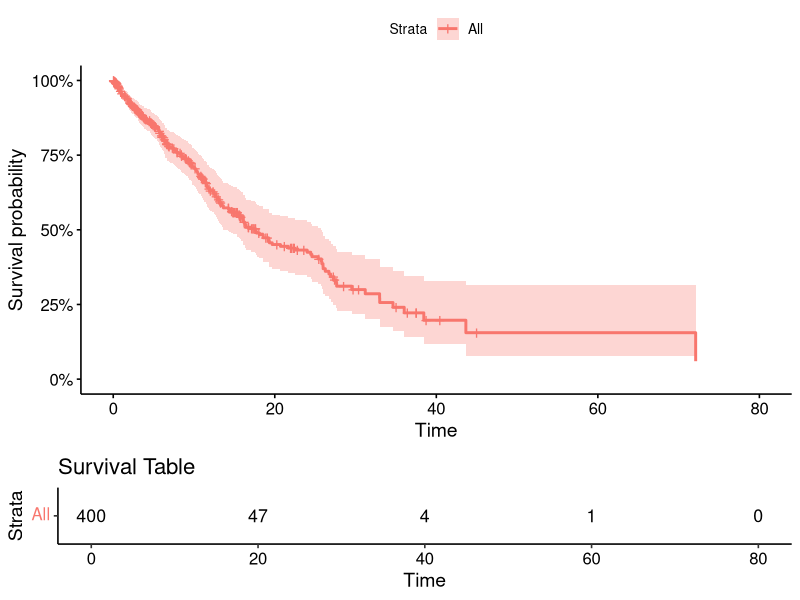
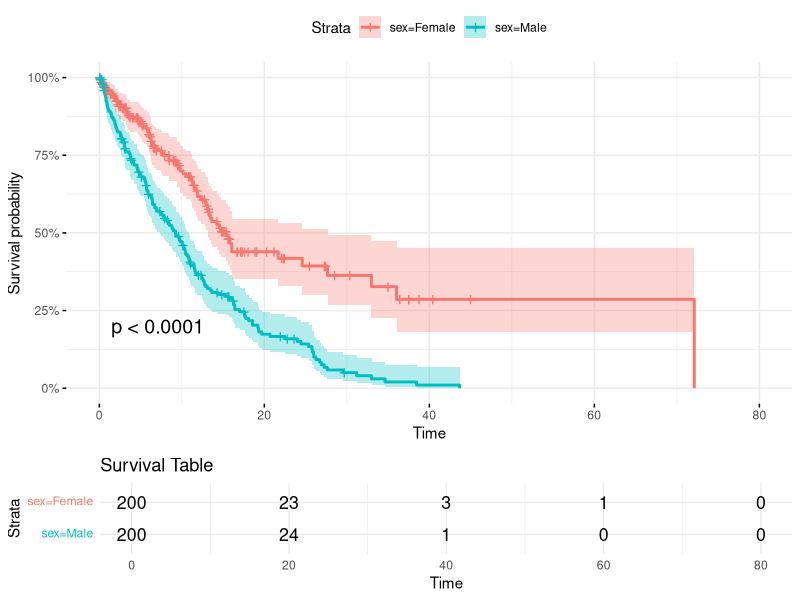
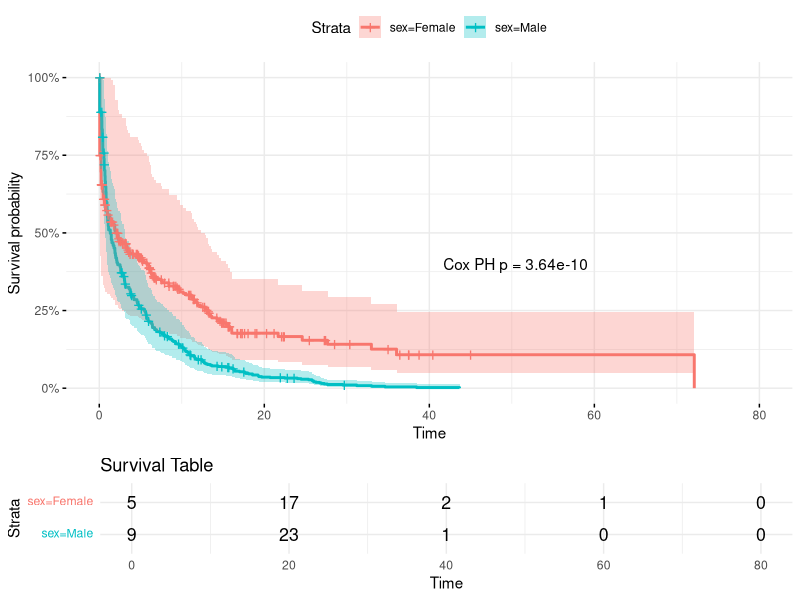
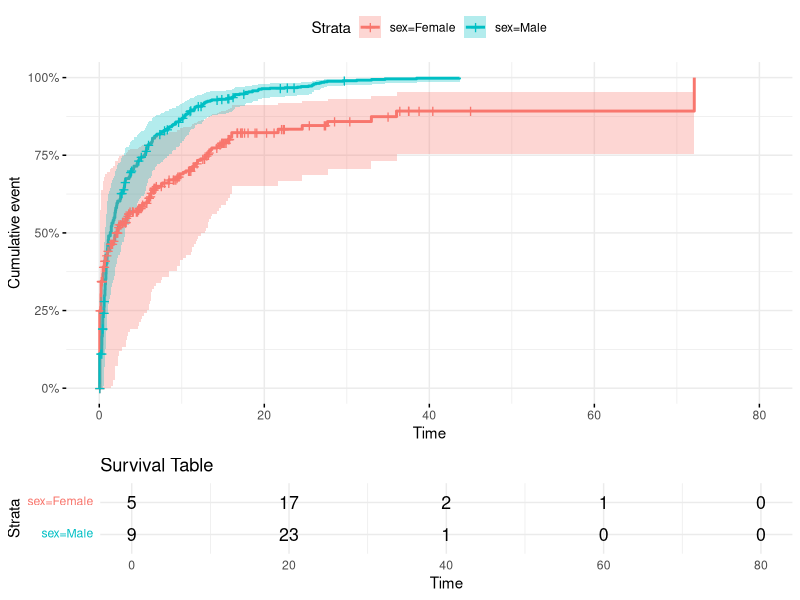
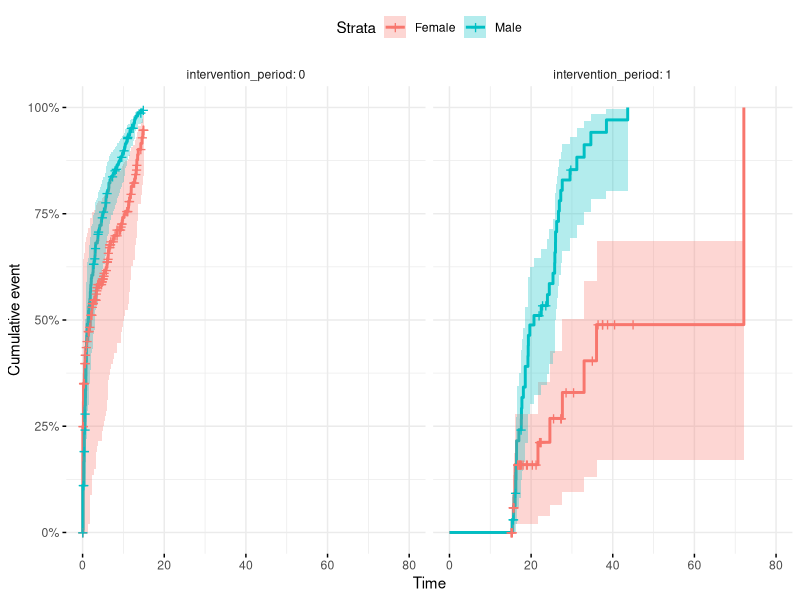
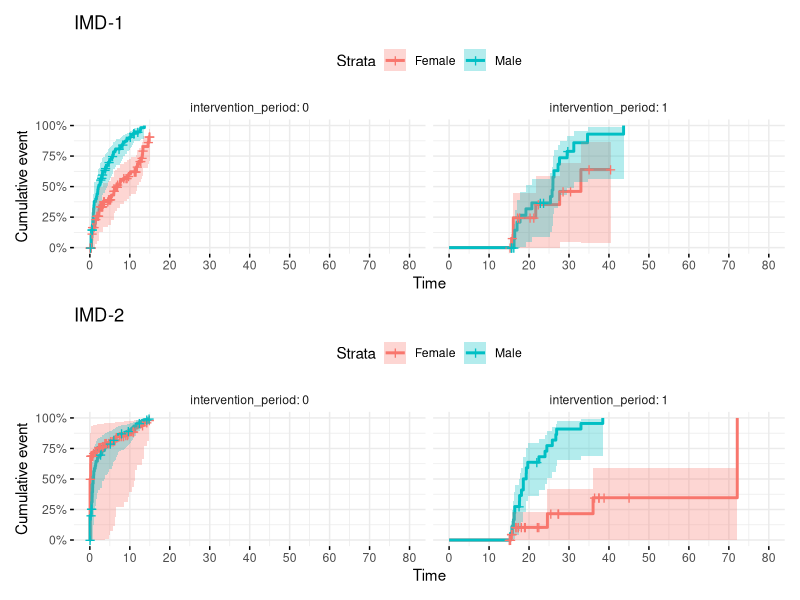
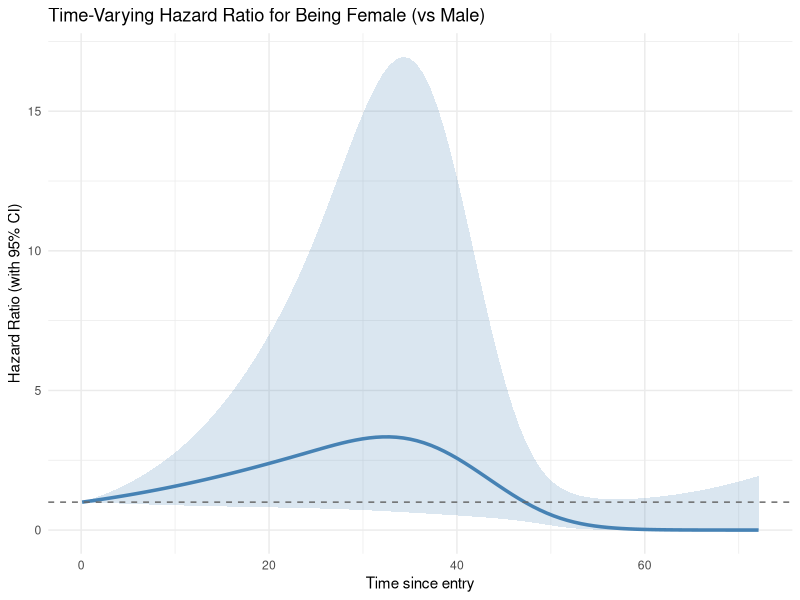
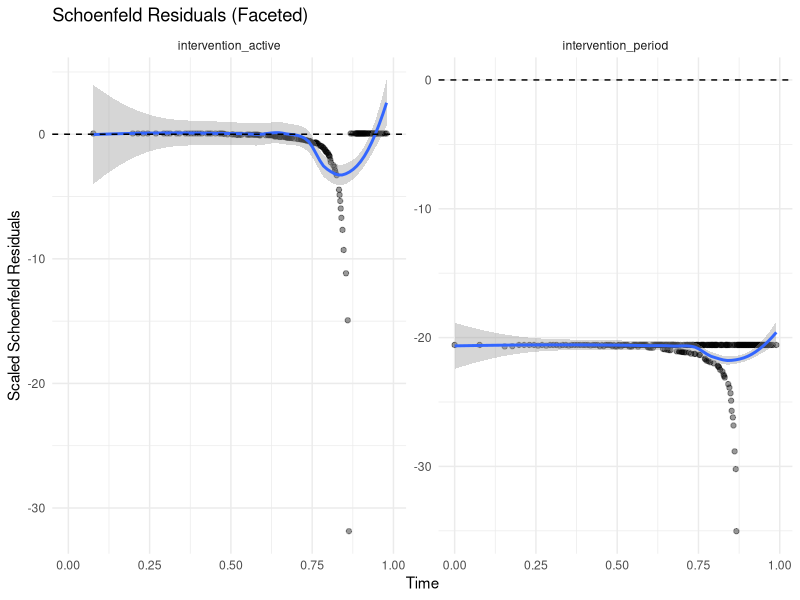

The R script that drew these images, in order:
## ---- chunk 1
library (survival)
library(survminer)
library(tidyverse)
library(knitr)
library(patchwork)
library(splines)

## ---- chunk 2
set.seed(2349871)
## ---- chunk 3

# Number of observations
n <- 400  

# Create dummy dataset
set.seed(123)
dummy_data <- tibble(
  id = 1:400,
  time_to_event = rexp(n, rate = 0.1),
  sex = sample(c("Male", "Female"), size = n, replace = TRUE),
  age = rnorm(n, mean = 50, sd = 10),
  status = ifelse(sex == "Male", 
                  rbinom(n, size = 1, prob = 0.8),
                  rbinom(n, size = 1, prob = 0.4))
) %>%
  # Introduce start times for delayed entry (uniformly sampled)
  rowwise() %>%
  mutate(start_time = runif(1, min = 0, max = time_to_event * 0.8)) %>%
  ungroup() %>%
  # Ensure start_time is always less than time_to_event
  mutate(start_time = pmin(start_time, time_to_event - 0.01))

# Display first 50 rows
kable(dummy_data[1:20,])
## ---- chunk 4
# Fit a Cox Proportional Hazards model
cox_model <- coxph(Surv(time_to_event, status) ~ age + sex, data = dummy_data)

# Summary of the Cox PH model
summary(cox_model)

## ---- chunk 5
ggsurvplot(survfit(cox_model), 
           data = dummy_data, 
           pval = TRUE,
           risk.table = TRUE, 
           risk.table.title = "Survival Table",
           surv.scale = "percent", # You can change this to other scales like "probability"
           )
## ---- chunk 6
# Plot separate survival curves for each sex without covariates
ggsurvplot(survfit(Surv(time_to_event, status) ~ sex, data = dummy_data), 
           data = dummy_data, pval = TRUE, 
           risk.table = TRUE, risk.table.title = "Survival Table",
           surv.scale = "percent", # You can change this to other scales like "probability"
           conf.int = TRUE, # Show confidence intervals
           ggtheme = theme_minimal())

## ---- chunk 7
# Fit Cox model to get p-value
cox_model <- coxph(Surv(start_time, time_to_event, status) ~ sex, data = dummy_data)


# Extract the p-value from the model
pval_text <- paste0("Cox PH p = ", signif(summary(cox_model)$coefficients[5], 3))

# Save ggsurvplot output to an object
plot_obj <- ggsurvplot(
  survfit(Surv(start_time, time_to_event, status) ~ sex, data = dummy_data), 
  data = dummy_data,
  risk.table = TRUE,
  risk.table.title = "Survival Table",
  surv.scale = "percent",
  conf.int = TRUE,
  ggtheme = theme_minimal()
)

# Add annotation to the survival plot component (plot_obj$plot)
plot_obj$plot <- plot_obj$plot + 
  annotate("text", x = max(dummy_data$time_to_event) * 0.7, y = 0.4, label = pval_text)

# Then print the plot object
print(plot_obj)
## ---- chunk 8
ggsurvplot(
  survfit(Surv(start_time, time_to_event, status) ~ sex, data = dummy_data), 
  data = dummy_data,
  risk.table = TRUE,
  risk.table.title = "Survival Table",
  surv.scale = "percent",
  conf.int = TRUE,
  ggtheme = theme_minimal(),
  fun="event"
)
## ---- chunk 9

dummy_data <- dummy_data %>% 
  mutate(
    intervention_active = case_when(
      sex == "Male" & time_to_event <= 15 ~ 0, #No Intervention, Male
      sex == "Male" & time_to_event > 15 ~ 1,  #Intervention, Male
      sex == "Female" ~ 0                     # No intervention, Female
    ),
    intervention_period = case_when(
      time_to_event <= 15 ~0,
      time_to_event > 15 ~ 1
    )
  )

## ---- chunk 10

coxph(Surv(start_time, time_to_event, status) ~ intervention_period + intervention_active + strata(sex), data = dummy_data)

## ---- chunk 11
plot_obj <- ggsurvplot(
  survfit(Surv(start_time, time_to_event, status) ~  sex, data = dummy_data),
  data = dummy_data,
  risk.table = TRUE,
  surv.scale = "percent",
  conf.int = TRUE,
  facet.by = "intervention_period",  # facet by sex to match strata
  ggtheme = theme_minimal(),
  fun="event"

)

print(plot_obj)
## ---- chunk 12
# Create a new variable IMD

dummy_data<- dummy_data %>% mutate(imd = factor(sample(c("IMD1","IMD2"),replace = T,size=400)))


IMD1plot <- plot_obj <- ggsurvplot(
  survfit(Surv(start_time, time_to_event, status) ~  sex, data = filter(dummy_data,imd=="IMD1")),
  data = filter(dummy_data,imd=="IMD1"),
  risk.table = TRUE,
  surv.scale = "percent",
  conf.int = TRUE,
  facet.by = "intervention_period",  # facet by sex to match strata
  ggtheme = theme_minimal(),
  fun="event",
  xlim = c(0,80),
  break.time.by = 10 
)

IMD2plot <- plot_obj <- ggsurvplot(
  survfit(Surv(start_time, time_to_event, status) ~  sex, data = filter(dummy_data,imd=="IMD2")),
  data = filter(dummy_data,imd=="IMD2"),
  risk.table = TRUE,
  surv.scale = "percent",
  conf.int = TRUE,
  facet.by = "intervention_period",  # facet by sex to match strata
  ggtheme = theme_minimal(),
  fun="event",
  xlim = c(0,80),
  break.time.by = 10         # Forces ticks up to 60

)

(IMD1plot+ggtitle("IMD-1")) / (IMD2plot + ggtitle("IMD-2"))

## ---- chunk 13
dummy_data <- dummy_data %>% mutate(sex_numeric = ifelse(sex == "Female", 1, 0))

coxph(Surv(time_to_event, status) ~ age + sex_numeric + tt(sex_numeric), 
       data = dummy_data, 
       tt = function(x, t, ...) x * t)
## ---- chunk 14
# Fit the model with natural spline time-varying effect
cox_tv_model <- coxph(
  Surv(time_to_event, status) ~ age + sex_numeric + tt(sex_numeric),
  data = dummy_data,
  tt = function(x, t, ...) x * ns(t, df = 3) # ns is splines, df = 3 defines the knot numbers (1=linear, 2/3 good start point. Use AIC to test fits with different values of df)
)
cox_tv_model


## ---- chunk 15
# Create a data frame of times to predict the effect over
time_vals <- seq(0.1, max(dummy_data$time_to_event), length.out = 100)  # start at 0.1 to avoid log(0)

# Get the spline basis at these time points
spline_basis <- ns(time_vals, df = 3)

# Extract coefficients for the time-varying effect of sex_numeric
coef_tv <- coef(cox_tv_model)[grepl("tt\\(sex_numeric\\)", names(coef(cox_tv_model)))]

# Multiply spline basis by coefficients to get log(HR) over time
log_hr <- as.vector(spline_basis %*% coef_tv)
hr <- exp(log_hr)

# Combine into a data frame for plotting
plot_df <- data.frame(
  time = time_vals,
  log_hr = log_hr,
  hr = hr
)

# Extract variance-covariance matrix
vcov_tv <- vcov(cox_tv_model)
coef_tv <- coef(cox_tv_model)[grepl("tt\\(sex_numeric\\)", names(coef(cox_tv_model)))]

#Compute log(HR), SE, CI at each time point
log_hr <- as.vector(spline_basis %*% coef_tv)

# Compute standard error at each point
se_log_hr <- sqrt(rowSums((spline_basis %*% vcov_tv[grepl("tt\\(sex_numeric\\)", rownames(vcov_tv)), 
                                                    grepl("tt\\(sex_numeric\\)", colnames(vcov_tv))]) * spline_basis))

# 95% confidence intervals on log-HR scale
log_hr_lower <- log_hr - 1.96 * se_log_hr
log_hr_upper <- log_hr + 1.96 * se_log_hr

# Convert to HR scale
hr <- exp(log_hr)
hr_lower <- exp(log_hr_lower)
hr_upper <- exp(log_hr_upper)

#  Combine for plotting
plot_df <- data.frame(
  time = time_vals,
  hr = hr,
  hr_lower = hr_lower,
  hr_upper = hr_upper
)

#  Plot with ggplot2
ggplot(plot_df, aes(x = time, y = hr)) +
  geom_line(color = "steelblue", linewidth = 1.2) +
  geom_ribbon(aes(ymin = hr_lower, ymax = hr_upper), alpha = 0.2, fill = "steelblue") +
  geom_hline(yintercept = 1, linetype = "dashed", color = "gray40") +
  labs(
    title = "Time-Varying Hazard Ratio for Being Female (vs Male)",
    x = "Time since entry",
    y = "Hazard Ratio (with 95% CI)"
  ) +
  theme_minimal()
## ---- chunk 16
dummy_data <- dummy_data %>% mutate(exposure_duration = case_when(
                                        time_to_event<=15 ~ 0,
                                        time_to_event >15 ~ time_to_event-15
                                                                  )
                                    )

coxph(Surv(start_time, time_to_event, status) ~ intervention_period + intervention_active+ intervention_active:exposure_duration + strata(sex), data = dummy_data)
## ---- chunk 17
cox_model <- coxph(Surv(start_time, time_to_event, status) ~ intervention_period + intervention_active + strata(sex), data = dummy_data)

cox_model
## ---- chunk 18
ph_test <- cox.zph(cox_model)
print(ph_test)
## ---- chunk 19
# Extract residuals into a tidy format
res_df <- as.data.frame(ph_test$y)
res_df$time <- ph_test$x

# Add covariate names for faceting
res_df_long <- res_df %>%
  pivot_longer(
    cols = -time,
    names_to = "covariate",
    values_to = "residual"
  )

ggplot(res_df_long, aes(x = time, y = residual)) +
  geom_point(alpha = 0.4) +
  geom_smooth(se = TRUE, method = "loess", span = 0.7) +
  geom_hline(yintercept = 0, linetype = "dashed") +
  facet_wrap(~ covariate, scales = "free_y") +
  theme_minimal() +
  labs(
    title = "Schoenfeld Residuals (Faceted)",
    y = "Scaled Schoenfeld Residuals",
    x = "Time"
  )
